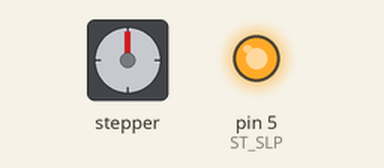
Recording of a sketch running on a simulated Arduino Uno, built with avr-gcc and run on an emulated ATmega328P. Shown: stepper motor, output pins drawn as LEDs (lit = HIGH). Stepper angles assume 200 steps per turn; what the sketch prints to the serial monitor is not drawn.

Above: at 0.15 s.
At 9.95 s:
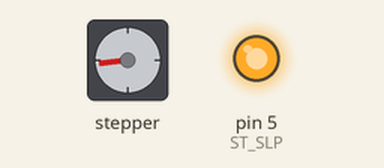
At 19.78 s:
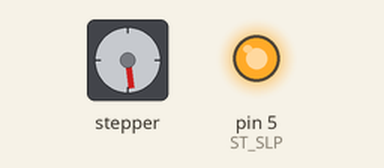
At 39.75 s:
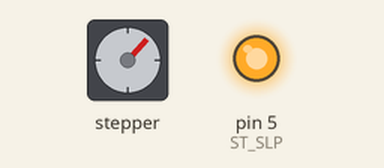
Timing chart, 0 to 40.0 s (numbered marks = the images above):
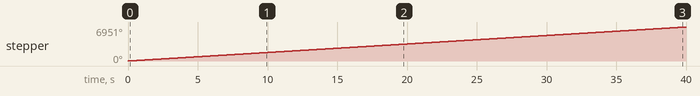

Measured:
- by itself, stepper: keeps turning clockwise at about 174°/s

The sketch:

test_stepper.ino
```cpp
#include "Arduino.h"
#include <AccelStepper.h>

// when uncommented, serial debug output is enabled;
//    but this causes some instability (possible memory issues)!
//    technically, I should rewrite printlns to use sprintf stringbufs instead of String()
#define DEBUG


// stepper
#define ST_DIR A0
#define ST_STEP  10
#define ST_SLP 5


AccelStepper stepper(1, ST_STEP, ST_DIR);
const float _max_speed = 100;
void setup() {

    #ifdef DEBUG
      Serial.begin(115200);
      Serial.println("online");
    #endif


    pinMode(ST_SLP, OUTPUT);
    digitalWrite(ST_SLP, HIGH);
    stepper.setMaxSpeed(_max_speed);
    stepper.setSpeed(_max_speed);

    #ifdef DEBUG
      Serial.println("finished setup");
    #endif
}


  /*     ----------    L O O P     --------- */


void loop() {

    stepper.runSpeed();

} // end loop
```
